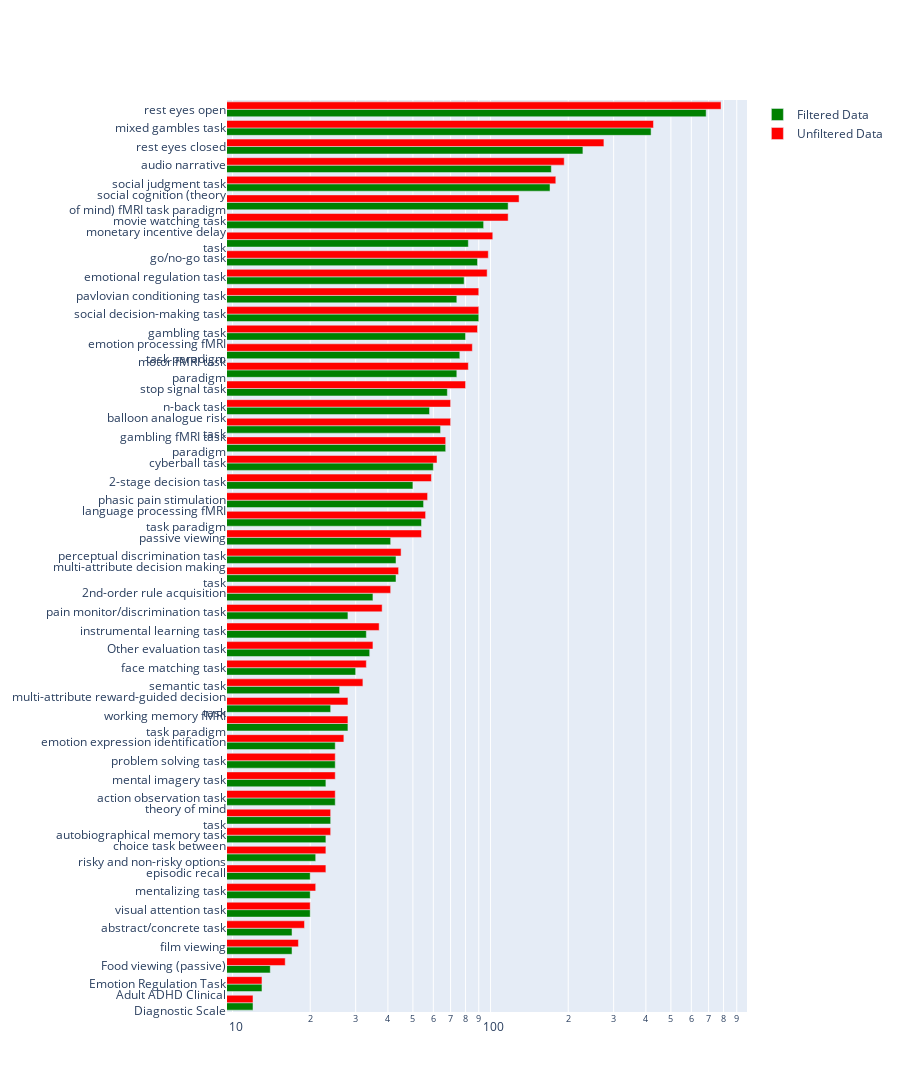

Notebook code for this chart:
### Code cell
task_names_org = [cogat_dict[task_name] for task_name in task_names]
task_names_wrap = [
    task_name if task_name.count(" ") < 3 else _wrap_label(task_name)
    for task_name in task_names_org
]

fig = go.Figure()
fig.add_trace(
    go.Bar(
        y=task_names_wrap,
        x=data_dict["Filtered"],
        name="Filtered Data",
        marker_color="green",
        orientation="h",
    )
)
fig.add_trace(
    go.Bar(
        y=task_names_wrap,
        x=data_dict["Unfiltered"],
        name="Unfiltered Data",
        marker_color="red",
        orientation="h",
    )
)

fig.update_layout(
    barmode="group",
    height=n_tasks * 30,
    xaxis_type="log",
)
fig.show()

### Figure 1 — Plotly figure (JSON) as saved in the notebook; plotly's stock layout.template omitted (floating-point values rounded to 4 significant figures)
{"data": [{"marker": {"color": "green"}, "name": "Filtered Data", "orientation": "h", "type": "bar", "x": [12, 13, 14, 17, 17, 20, 20, 20, 21, 23, 24, 25, 23, 25, 25, 28, 24, 26, 30, 34, 33, 28, 35, 43, 43, 41, 54, 55, 50, 60, 67, 64, 58, 68, 74, 76, 80, 90, 74, 79, 89, 82, 94, 117, 170, 172, 228, 419, 685], "y": ["Adult ADHD Clinical<br>Diagnostic Scale", "Emotion Regulation Task", "Food viewing (passive)", "film viewing", "abstract/concrete task", "visual attention task", "mentalizing task", "episodic recall", "choice task between<br>risky and non-risky options", "autobiographical memory task", "theory of mind<br>task", "action observation task", "mental imagery task", "problem solving task", "emotion expression identification", "working memory fMRI<br>task paradigm", "multi-attribute reward-guided decision<br>task", "semantic task", "face matching task", "Other evaluation task", "instrumental learning task", "pain monitor/discrimination task", "2nd-order rule acquisition", "multi-attribute decision making<br>task", "perceptual discrimination task", "passive viewing", "language processing fMRI<br>task paradigm", "phasic pain stimulation", "2-stage decision task", "cyberball task", "gambling fMRI task<br>paradigm", "balloon analogue risk<br>task", "n-back task", "stop signal task", "motor fMRI task<br>paradigm", "emotion processing fMRI<br>task paradigm", "gambling task", "social decision-making task", "pavlovian conditioning task", "emotional regulation task", "go/no-go task", "monetary incentive delay<br>task", "movie watching task", "social cognition (theory<br>of mind) fMRI task paradigm", "social judgment task", "audio narrative", "rest eyes closed", "mixed gambles task", "rest eyes open"]}, {"marker": {"color": "red"}, "name": "Unfiltered Data", "orientation": "h", "type": "bar", "x": [12, 13, 16, 18, 19, 20, 21, 23, 23, 24, 24, 25, 25, 25, 27, 28, 28, 32, 33, 35, 37, 38, 41, 44, 45, 54, 56, 57, 59, 62, 67, 70, 70, 80, 82, 85, 89, 90, 90, 97, 98, 102, 117, 129, 179, 193, 275, 428, 782], "y": ["Adult ADHD Clinical<br>Diagnostic Scale", "Emotion Regulation Task", "Food viewing (passive)", "film viewing", "abstract/concrete task", "visual attention task", "mentalizing task", "episodic recall", "choice task between<br>risky and non-risky options", "autobiographical memory task", "theory of mind<br>task", "action observation task", "mental imagery task", "problem solving task", "emotion expression identification", "working memory fMRI<br>task paradigm", "multi-attribute reward-guided decision<br>task", "semantic task", "face matching task", "Other evaluation task", "instrumental learning task", "pain monitor/discrimination task", "2nd-order rule acquisition", "multi-attribute decision making<br>task", "perceptual discrimination task", "passive viewing", "language processing fMRI<br>task paradigm", "phasic pain stimulation", "2-stage decision task", "cyberball task", "gambling fMRI task<br>paradigm", "balloon analogue risk<br>task", "n-back task", "stop signal task", "motor fMRI task<br>paradigm", "emotion processing fMRI<br>task paradigm", "gambling task", "social decision-making task", "pavlovian conditioning task", "emotional regulation task", "go/no-go task", "monetary incentive delay<br>task", "movie watching task", "social cognition (theory<br>of mind) fMRI task paradigm", "social judgment task", "audio narrative", "rest eyes closed", "mixed gambles task", "rest eyes open"]}], "layout": {"barmode": "group", "height": 1470, "xaxis": {"type": "log"}}}
